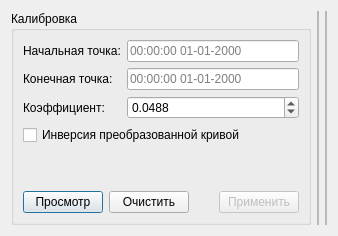
       <widget class="QWidget" name="tab_2">
        <attribute name="icon">
         <iconset resource="icons.qrc">
          <normaloff>:/resources/calibrationTabIco.png</normaloff>:/resources/calibrationTabIco.png</iconset>
        </attribute>
        <attribute name="title">
         <string/>
        </attribute>
        <attribute name="toolTip">
         <string>Калибровка</string>
        </attribute>
        <layout class="QHBoxLayout" name="horizontalLayout_5">
         <item>
          <widget class="QGroupBox" name="groupBox_2">
           <property name="sizePolicy">
            <sizepolicy hsizetype="Minimum" vsizetype="Minimum">
             <horstretch>0</horstretch>
             <verstretch>0</verstretch>
            </sizepolicy>
           </property>
           <property name="maximumSize">
            <size>
             <width>300</width>
             <height>16777215</height>
            </size>
           </property>
           <property name="font">
            <font>
             <bold>false</bold>
            </font>
           </property>
           <property name="title">
            <string>Калибровка</string>
           </property>
           <property name="flat">
            <bool>false</bool>
           </property>
           <property name="checkable">
            <bool>false</bool>
           </property>
           <layout class="QVBoxLayout" name="verticalLayout_5">
            <item>
             <layout class="QGridLayout" name="gridLayout">
              <item row="1" column="0">
               <widget class="QLabel" name="label_7">
                <property name="text">
                 <string>Конечная точка:</string>
                </property>
               </widget>
              </item>
              <item row="1" column="1">
               <widget class="QLineEdit" name="secondPointTimeEdit">
                <property name="sizePolicy">
                 <sizepolicy hsizetype="Expanding" vsizetype="Fixed">
                  <horstretch>0</horstretch>
                  <verstretch>0</verstretch>
                 </sizepolicy>
                </property>
                <property name="focusPolicy">
                 <enum>Qt::ClickFocus</enum>
                </property>
                <property name="toolTip">
                 <string>выбрать точку на графике</string>
                </property>
                <property name="placeholderText">
                 <string>00:00:00 01-01-2000</string>
                </property>
               </widget>
              </item>
              <item row="2" column="1">
               <widget class="QDoubleSpinBox" name="mkFactorSpinBox">
                <property name="sizePolicy">
                 <sizepolicy hsizetype="Expanding" vsizetype="Fixed">
                  <horstretch>0</horstretch>
                  <verstretch>0</verstretch>
                 </sizepolicy>
                </property>
                <property name="focusPolicy">
                 <enum>Qt::ClickFocus</enum>
                </property>
                <property name="toolTip">
                 <string>коэффициент мерного колеса (см/имп)</string>
                </property>
                <property name="decimals">
                 <number>4</number>
                </property>
                <property name="value">
                 <double>0.048800000000000</double>
                </property>
               </widget>
              </item>
              <item row="0" column="1">
               <widget class="QLineEdit" name="firstPointTimeEdit">
                <property name="sizePolicy">
                 <sizepolicy hsizetype="Expanding" vsizetype="Fixed">
                  <horstretch>0</horstretch>
                  <verstretch>0</verstretch>
                 </sizepolicy>
                </property>
                <property name="focusPolicy">
                 <enum>Qt::ClickFocus</enum>
                </property>
                <property name="toolTip">
                 <string>выбрать точку на графике</string>
                </property>
                <property name="cursorPosition">
                 <number>0</number>
                </property>
                <property name="placeholderText">
                 <string>00:00:00 01-01-2000</string>
                </property>
                <property name="clearButtonEnabled">
                 <bool>false</bool>
                </property>
               </widget>
              </item>
              <item row="0" column="0">
               <widget class="QLabel" name="label">
                <property name="text">
                 <string>Начальная точка:</string>
                </property>
               </widget>
              </item>
              <item row="2" column="0">
               <widget class="QLabel" name="label_8">
                <property name="text">
                 <string>Коэффициент:</string>
                </property>
               </widget>
              </item>
             </layout>
            </item>
            <item>
             <widget class="QCheckBox" name="przInvertCheckBox">
              <property name="text">
               <string>Инверсия преобразованной кривой</string>
              </property>
             </widget>
            </item>
            <item>
             <spacer name="verticalSpacer_3">
              <property name="orientation">
               <enum>Qt::Vertical</enum>
              </property>
              <property name="sizeHint" stdset="0">
               <size>
                <width>20</width>
                <height>40</height>
               </size>
              </property>
             </spacer>
            </item>
            <item>
             <layout class="QHBoxLayout" name="horizontalLayout_9">
              <item>
               <widget class="QPushButton" name="applyPaletteButton">
                <property name="sizePolicy">
                 <sizepolicy hsizetype="Preferred" vsizetype="Fixed">
                  <horstretch>0</horstretch>
                  <verstretch>0</verstretch>
                 </sizepolicy>
                </property>
                <property name="toolTip">
                 <string>Просмотр палетки</string>
                </property>
                <property name="text">
                 <string>Просмотр</string>
                </property>
                <property name="autoDefault">
                 <bool>true</bool>
                </property>
                <property name="default">
                 <bool>true</bool>
                </property>
               </widget>
              </item>
              <item>
               <widget class="QPushButton" name="cleanPaletteButton">
                <property name="sizePolicy">
                 <sizepolicy hsizetype="Preferred" vsizetype="Fixed">
                  <horstretch>0</horstretch>
                  <verstretch>0</verstretch>
                 </sizepolicy>
                </property>
                <property name="text">
                 <string>Очистить</string>
                </property>
               </widget>
              </item>
              <item>
               <spacer name="horizontalSpacer_2">
                <property name="orientation">
                 <enum>Qt::Horizontal</enum>
                </property>
                <property name="sizeHint" stdset="0">
                 <size>
                  <width>40</width>
                  <height>20</height>
                 </size>
                </property>
               </spacer>
              </item>
              <item>
               <widget class="QPushButton" name="convertPrzButton">
                <property name="enabled">
                 <bool>false</bool>
                </property>
                <property name="toolTip">
                 <string>Применение калибровки к преобразованной кривой</string>
                </property>
                <property name="text">
                 <string>Применить</string>
                </property>
               </widget>
              </item>
             </layout>
            </item>
           </layout>
          </widget>
         </item>
         <item>
          <widget class="QFrame" name="frame_3">
           <property name="sizePolicy">
            <sizepolicy hsizetype="Expanding" vsizetype="Expanding">
             <horstretch>0</horstretch>
             <verstretch>0</verstretch>
            </sizepolicy>
           </property>
           <property name="frameShape">
            <enum>QFrame::StyledPanel</enum>
           </property>
           <property name="frameShadow">
            <enum>QFrame::Raised</enum>
           </property>
           <layout class="QHBoxLayout" name="horizontalLayout_3">
            <property name="spacing">
             <number>0</number>
            </property>
            <property name="leftMargin">
             <number>0</number>
            </property>
            <property name="topMargin">
             <number>0</number>
            </property>
            <property name="rightMargin">
             <number>0</number>
            </property>
            <property name="bottomMargin">
             <number>0</number>
            </property>
            <item>
             <widget class="PlotWidget" name="rawPalettePlot" native="true">
              <property name="sizePolicy">
               <sizepolicy hsizetype="Expanding" vsizetype="Expanding">
                <horstretch>0</horstretch>
                <verstretch>0</verstretch>
               </sizepolicy>
              </property>
              <property name="styleSheet">
               <string notr="true"/>
              </property>
             </widget>
            </item>
           </layout>
          </widget>
         </item>
         <item>
          <widget class="QFrame" name="frame_4">
           <property name="frameShape">
            <enum>QFrame::StyledPanel</enum>
           </property>
           <property name="frameShadow">
            <enum>QFrame::Raised</enum>
           </property>
           <layout class="QHBoxLayout" name="horizontalLayout_4">
            <property name="spacing">
             <number>0</number>
            </property>
            <property name="leftMargin">
             <number>0</number>
            </property>
            <property name="topMargin">
             <number>0</number>
            </property>
            <property name="rightMargin">
             <number>0</number>
            </property>
            <property name="bottomMargin">
             <number>0</number>
            </property>
            <item>
             <widget class="PlotWidget" name="palettePlot" native="true">
              <property name="sizePolicy">
               <sizepolicy hsizetype="Expanding" vsizetype="Expanding">
                <horstretch>0</horstretch>
                <verstretch>0</verstretch>
               </sizepolicy>
              </property>
              <property name="styleSheet">
               <string notr="true"/>
              </property>
             </widget>
            </item>
           </layout>
          </widget>
         </item>
        </layout>
       </widget>
